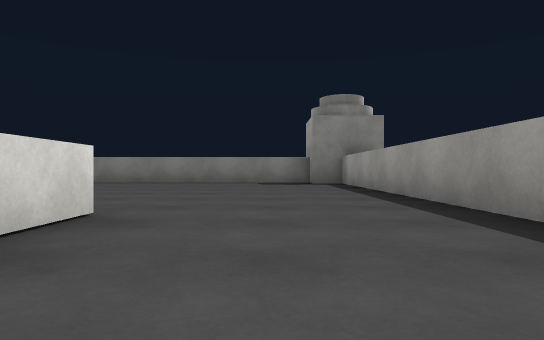
[1] (above)

16 first-person views from a walk through a Unity game level. The camera is 0.59 m above the floor, looks level and sees 75° across. The floor is counted in squares, 2 m on a side. Each view is taken from the middle of a square. On the plan, view 1 faces up. The plan holds only what a view shows up to about 9 squares ahead; the rest is blank. Surface patterns are stand-ins for the level's own textures.

[2]
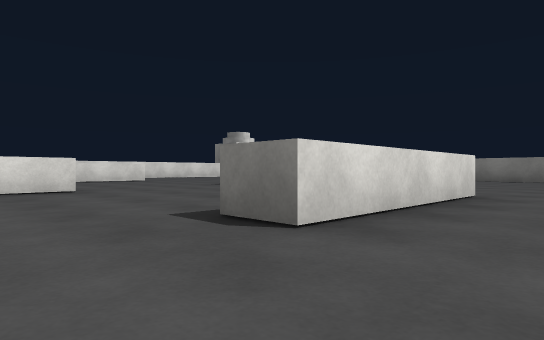

[3]
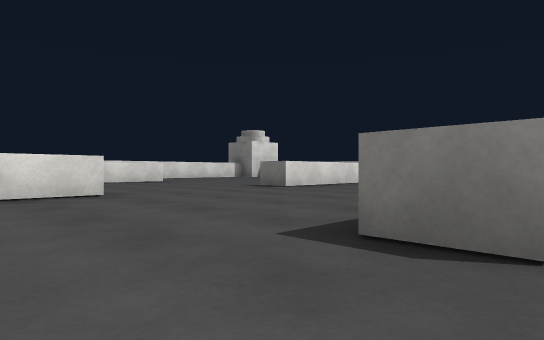

[4]
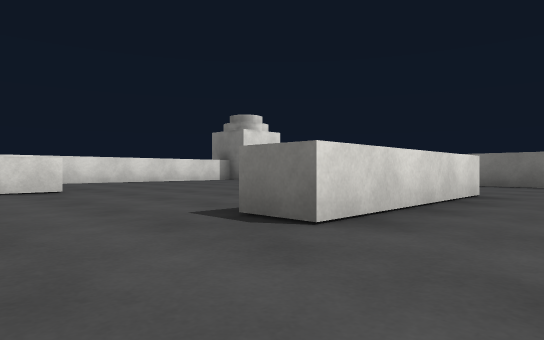

[5]
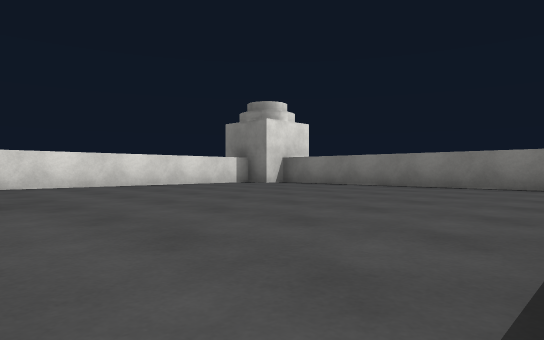

[6]
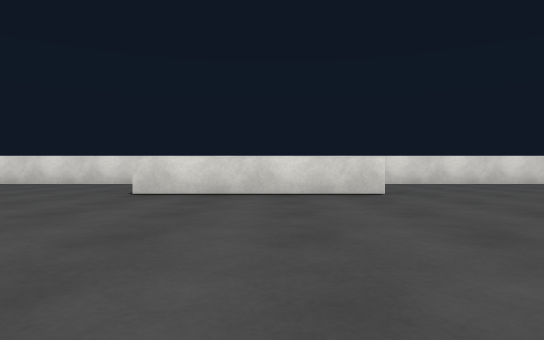

[7]
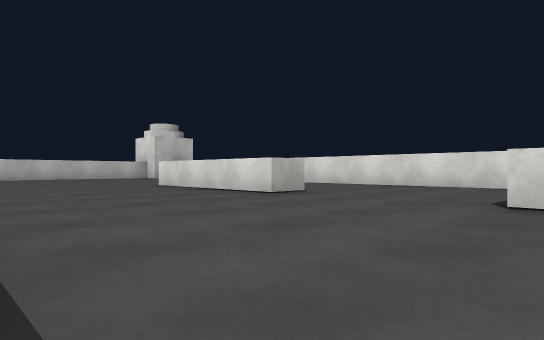

[8]
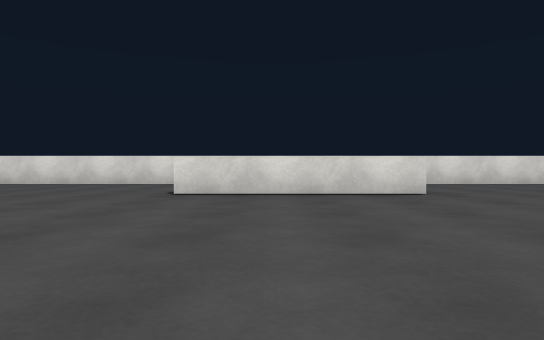

[9]
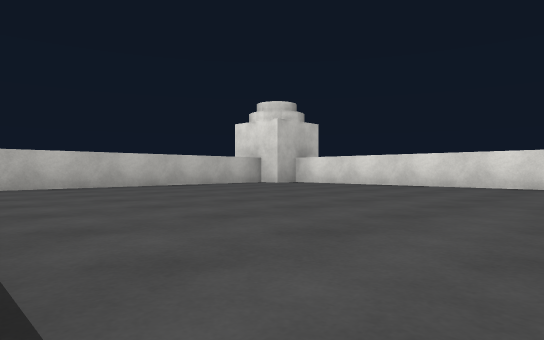

[10]
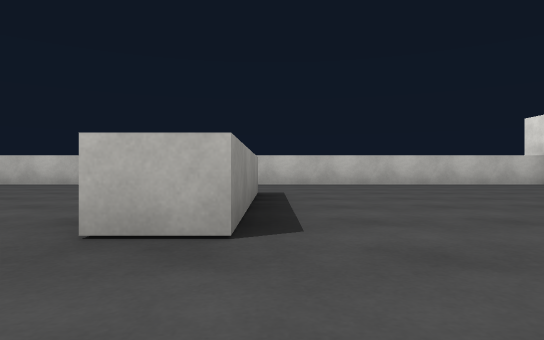

[11]
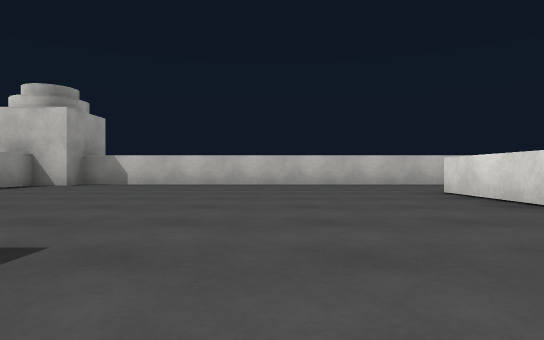

[12]
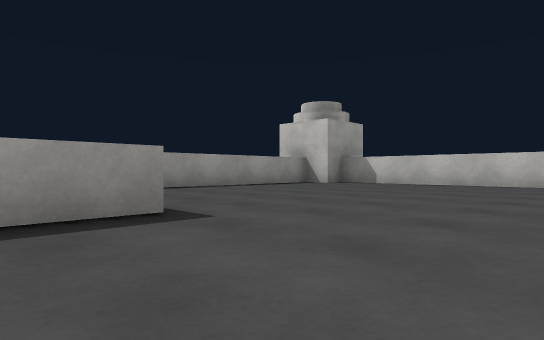

[13]
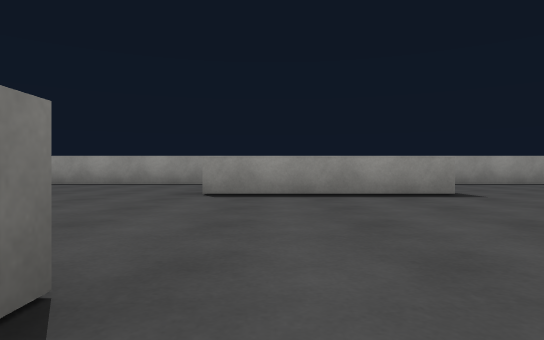

[14]
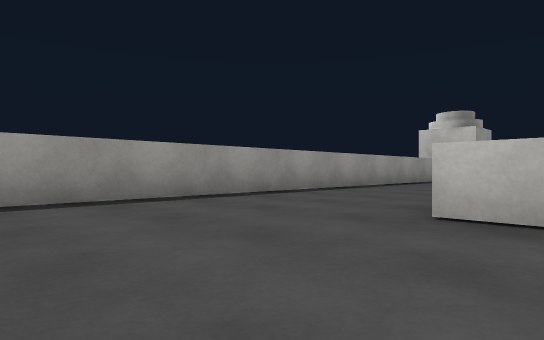

[15]
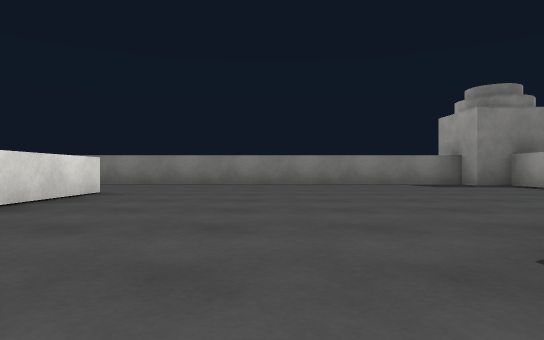

[16]
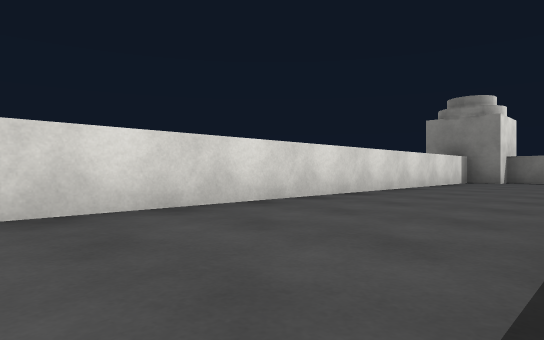

### Floor plan
Points are (right, up) in squares from view 1. A wall is a line through its corners. A room is listed if a view was taken in it or the views show most of it. See-through windows are left out.
Room 1 (views 1, 2, 3, 4, 5, 6, 7, 8, 9, 10, 11, 12, 13, 14, 15, 16)
walls: (-5.2, -0.5) (-5.2, -1.5); (-9.9, -3.2) (-9.2, -3.2) (-9.2, -6.2); (-1.8, -6.2) (-1.8, -3.2) (-1.1, -3.2); (-5.2, -7.8) (-5.2, -9.5); (-1.2, 2.4) (-1.2, -0.6) (-1.9, -0.6); (-9.2, 2.4) (-9.2, -0.8); (-5.8, -9.2) (-5.8, -6.5) (-5.1, -6.5); (-5.2, 5.5) (-5.2, 2.5) (-5.9, 2.5); (0.9, -11.7) (1.5, -11.7) (1.5, 7.7) (0.9, 7.7) (0.9, 8.3) (-11.9, 8.3) (-11.9, 7.7) (-12.5, 7.7) (-12.5, -11.7) (-11.9, -11.7) (-11.9, -12.2) (0.9, -12.2) (0.9, -11.7)

Positions as (right, up) in squares from view 1, and headings:
1: (0, 0), facing up
2: (0, -2), facing up-left
3: (-1, -2), facing up-left
4: (-4, 1), facing up-left
5: (-6, 2), facing up-left
6: (-5, 1), facing left
7: (-6, 0), facing down-left
8: (-5, -5), facing left
9: (-6, -6), facing down-left
10: (-6, -5), facing down
11: (-3, -5), facing down
12: (-4, -5), facing down-right
13: (-6, -4), facing right
14: (-2, -1), facing down-right
15: (-3, 1), facing up
16: (-10, -1), facing up-left
